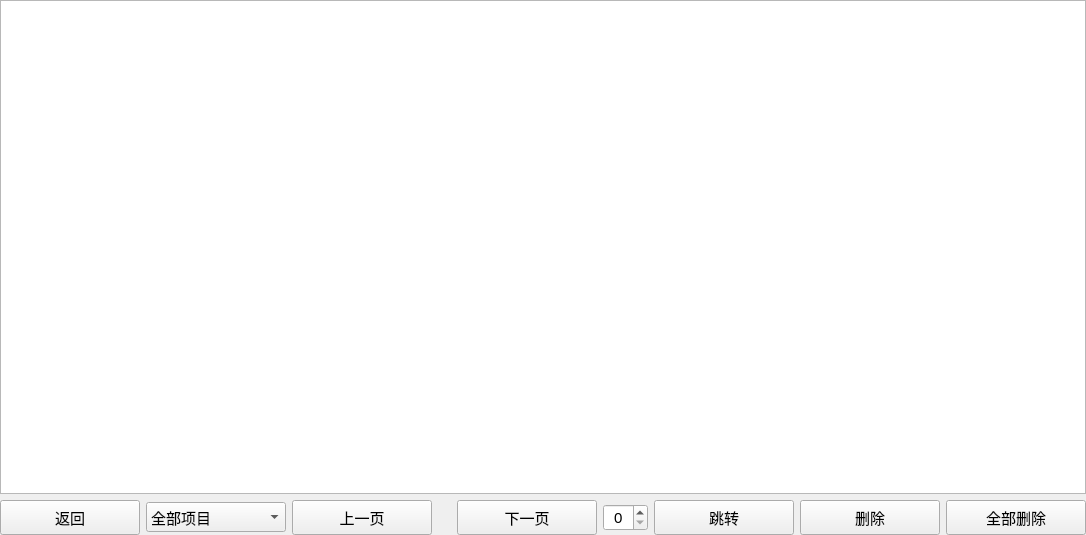
<?xml version="1.0" encoding="UTF-8"?>
<ui version="4.0">
 <class>widgetTableClass</class>
 <widget class="QWidget" name="widgetTableClass">
  <property name="geometry">
   <rect>
    <x>0</x>
    <y>0</y>
    <width>1086</width>
    <height>535</height>
   </rect>
  </property>
  <property name="windowTitle">
   <string>widgetTable</string>
  </property>
  <layout class="QGridLayout" name="gridLayout">
   <property name="leftMargin">
    <number>0</number>
   </property>
   <property name="topMargin">
    <number>0</number>
   </property>
   <property name="rightMargin">
    <number>0</number>
   </property>
   <property name="bottomMargin">
    <number>0</number>
   </property>
   <property name="spacing">
    <number>0</number>
   </property>
   <item row="0" column="0">
    <layout class="QVBoxLayout" name="verticalLayout">
     <item>
      <widget class="QTableWidget" name="logTabWidget"/>
     </item>
     <item>
      <layout class="QHBoxLayout" name="horizontalLayout">
       <item>
        <widget class="QPushButton" name="tableBack">
         <property name="minimumSize">
          <size>
           <width>140</width>
           <height>35</height>
          </size>
         </property>
         <property name="maximumSize">
          <size>
           <width>140</width>
           <height>35</height>
          </size>
         </property>
         <property name="font">
          <font>
           <pointsize>11</pointsize>
          </font>
         </property>
         <property name="text">
          <string>返回</string>
         </property>
        </widget>
       </item>
       <item>
        <widget class="QComboBox" name="comTable">
         <property name="minimumSize">
          <size>
           <width>140</width>
           <height>30</height>
          </size>
         </property>
         <property name="maximumSize">
          <size>
           <width>140</width>
           <height>30</height>
          </size>
         </property>
         <property name="font">
          <font>
           <pointsize>11</pointsize>
          </font>
         </property>
         <item>
          <property name="text">
           <string>全部项目</string>
          </property>
         </item>
         <item>
          <property name="text">
           <string>检测项目</string>
          </property>
         </item>
         <item>
          <property name="text">
           <string>定标项目</string>
          </property>
         </item>
        </widget>
       </item>
       <item>
        <widget class="QPushButton" name="tableUp">
         <property name="minimumSize">
          <size>
           <width>140</width>
           <height>35</height>
          </size>
         </property>
         <property name="maximumSize">
          <size>
           <width>140</width>
           <height>35</height>
          </size>
         </property>
         <property name="font">
          <font>
           <pointsize>11</pointsize>
          </font>
         </property>
         <property name="text">
          <string>上一页</string>
         </property>
        </widget>
       </item>
       <item>
        <widget class="QLabel" name="label">
         <property name="font">
          <font>
           <pointsize>11</pointsize>
          </font>
         </property>
         <property name="text">
          <string/>
         </property>
         <property name="alignment">
          <set>Qt::AlignCenter</set>
         </property>
        </widget>
       </item>
       <item>
        <widget class="QPushButton" name="tableNext">
         <property name="minimumSize">
          <size>
           <width>140</width>
           <height>35</height>
          </size>
         </property>
         <property name="maximumSize">
          <size>
           <width>140</width>
           <height>35</height>
          </size>
         </property>
         <property name="font">
          <font>
           <pointsize>11</pointsize>
          </font>
         </property>
         <property name="text">
          <string>下一页</string>
         </property>
        </widget>
       </item>
       <item>
        <widget class="QSpinBox" name="spinBox">
         <property name="font">
          <font>
           <pointsize>11</pointsize>
          </font>
         </property>
         <property name="alignment">
          <set>Qt::AlignCenter</set>
         </property>
        </widget>
       </item>
       <item>
        <widget class="QPushButton" name="tableJump">
         <property name="minimumSize">
          <size>
           <width>140</width>
           <height>35</height>
          </size>
         </property>
         <property name="maximumSize">
          <size>
           <width>140</width>
           <height>35</height>
          </size>
         </property>
         <property name="font">
          <font>
           <pointsize>11</pointsize>
          </font>
         </property>
         <property name="text">
          <string>跳转</string>
         </property>
        </widget>
       </item>
       <item>
        <widget class="QPushButton" name="tableRemove">
         <property name="minimumSize">
          <size>
           <width>140</width>
           <height>35</height>
          </size>
         </property>
         <property name="maximumSize">
          <size>
           <width>140</width>
           <height>35</height>
          </size>
         </property>
         <property name="font">
          <font>
           <pointsize>11</pointsize>
          </font>
         </property>
         <property name="text">
          <string>删除</string>
         </property>
        </widget>
       </item>
       <item>
        <widget class="QPushButton" name="tableRemoveAll">
         <property name="minimumSize">
          <size>
           <width>140</width>
           <height>35</height>
          </size>
         </property>
         <property name="maximumSize">
          <size>
           <width>140</width>
           <height>35</height>
          </size>
         </property>
         <property name="font">
          <font>
           <pointsize>11</pointsize>
          </font>
         </property>
         <property name="text">
          <string>全部删除</string>
         </property>
        </widget>
       </item>
      </layout>
     </item>
    </layout>
   </item>
  </layout>
 </widget>
 <layoutdefault spacing="6" margin="11"/>
 <resources/>
 <connections/>
</ui>
